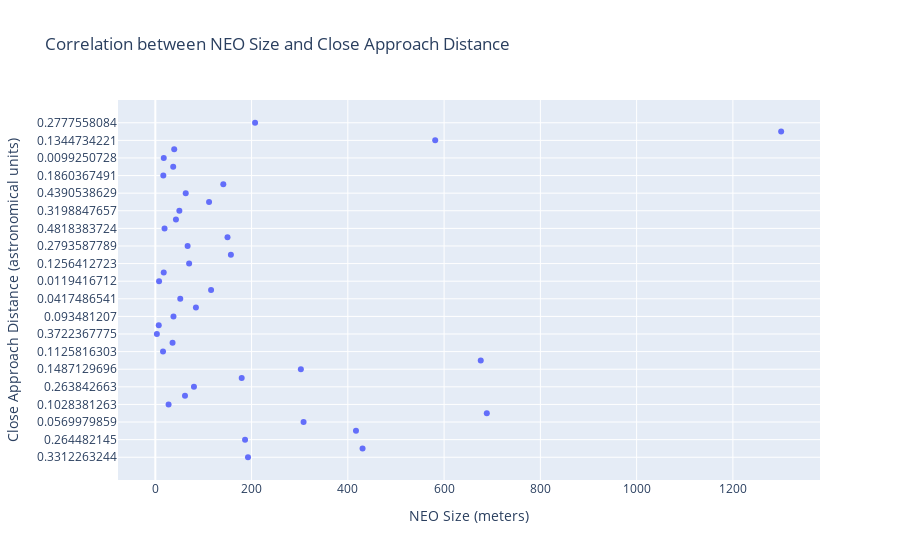

Notebook code for this chart:
### Markdown cell above
### Task 4: Data Visualization Part B

- Create a pie chart of the proportion of hazardous vs non-hazardous NEOs.
- Create a scatter plot of the correlation between NEO size and close approach distance.
- Customize the appearance of your plots (e.g., colors, labels, titles).
- Create interactive visualizations using a library like Plotly. For example, create an interactive scatter plot where you can hover over each point to see more information about the NEO. **Be creative!**

### Code cell
import requests
import time
from datetime import datetime, timedelta
import numpy as np
import matplotlib.pyplot as plt
import seaborn as sns
from getpass import getpass
import plotly.express as px

# Set your NASA API KEY
api_key = getpass()

# Set the start and end dates for the data you want to fetch
start_date = datetime.strptime('2022-01-01', '%Y-%m-%d')
end_date = start_date + timedelta(days=365)  # 1 year later

# Initialize lists and dictionaries
neos_per_week = []
neo_sizes_list = []
hazardous_count = 0
total_neos = 0

# Fetch data from the NASA API 7 days at a time
current_date = start_date
while current_date < end_date:
    next_date = min(current_date + timedelta(days=7), end_date)
    response = requests.get(f'https://api.nasa.gov/neo/rest/v1/feed?start_date={current_date.strftime("%Y-%m-%d")}&end_date={next_date.strftime("%Y-%m-%d")}&api_key={api_key}')
    data = response.json()

    for _, neo_data in data['near_earth_objects'].items():
        for neo in neo_data:
            # Store the number of NEOs per week
            neos_per_week.append(len(neo_data))

            # Extract NEO sizes in meters
            size_info = neo['estimated_diameter']['meters']
            neo_sizes_list.append(size_info['estimated_diameter_min'])
            neo_sizes_list.append(size_info['estimated_diameter_max'])

            # Check if the NEO is potentially hazardous
            is_hazardous = neo['is_potentially_hazardous_asteroid']
            if is_hazardous:
                hazardous_count += 1

            total_neos += 1

    current_date = next_date
    time.sleep(1)  # To avoid hitting the rate limit

# Calculate non-hazardous count
non_hazardous_count = total_neos - hazardous_count

# Pie chart: Proportion of hazardous VS non-hazardous NEOs
labels = ['Hazardous', 'Non-Hazardous']
values = [hazardous_count, non_hazardous_count]

# Plot the pie chart
plt.pie(values, labels=labels, autopct='%1.1f%%', startangle=90)

# Set the plot title
plt.title('Proportion of Hazardous vs Non-Hazardous NEOs')

# Show the plot
plt.show()

# Extract close approach distances
close_approach_distances = []
for _, neo_data in data['near_earth_objects'].items():
    for neo in neo_data:
        close_approach = neo['close_approach_data']
        if close_approach:
            miss_distance = close_approach[0]['miss_distance']
            close_approach_distances.append(miss_distance['astronomical'])

# Create a scatter plot
fig = px.scatter(x=neo_sizes_list[:len(close_approach_distances)], y=close_approach_distances, labels={'x': 'NEO Size (meters)', 'y': 'Close Approach Distance (astronomical units)'}, title='Correlation between NEO Size and Close Approach Distance')
fig.show()

### Figure 1 — Plotly figure (JSON) as saved in the notebook; plotly's stock layout.template omitted (floating-point values rounded to 4 significant figures)
{"data": [{"hovertemplate": "NEO Size (meters)=%{x}<br>Close Approach Distance (astronomical units)=%{y}<extra></extra>", "legendgroup": "", "marker": {"color": "#636efa", "symbol": "circle"}, "mode": "markers", "name": "", "orientation": "h", "showlegend": false, "type": "scatter", "x": [192.6, 430.6, 186.4, 416.9, 308.0, 688.7, 27.58, 61.67, 80.27, 179.5, 302.4, 676.1, 16.02, 35.81, 3.196, 7.146, 37.72, 84.34, 51.83, 115.9, 7.808, 17.46, 70.24, 157.1, 67.07, 150.0, 19.17, 42.86, 49.95, 111.7, 63.18, 141.3, 16.62, 37.16, 17.56, 39.27, 581.5, 1300.0, 207.3], "xaxis": "x", "y": ["0.3312263244", "0.2232885292", "0.264482145", "0.262910326", "0.0569979859", "0.4343374858", "0.1028381263", "0.1826363737", "0.263842663", "0.1657976413", "0.1487129696", "0.4925240707", "0.1125816303", "0.0721617969", "0.3722367775", "0.4667250939", "0.093481207", "0.4498578137", "0.0417486541", "0.076829623", "0.0119416712", "0.305809196", "0.1256412723", "0.0754748505", "0.2793587789", "0.1473845947", "0.4818383724", "0.2239923928", "0.3198847657", "0.286173124", "0.4390538629", "0.4167727113", "0.1860367491", "0.0581961992", "0.0099250728", "0.0109668251", "0.1344734221", "0.0424701269", "0.2777558084"], "yaxis": "y"}], "layout": {"legend": {"tracegroupgap": 0}, "title": {"text": "Correlation between NEO Size and Close Approach Distance"}, "xaxis": {"anchor": "y", "domain": [0, 1], "title": {"text": "NEO Size (meters)"}}, "yaxis": {"anchor": "x", "domain": [0, 1], "title": {"text": "Close Approach Distance (astronomical units)"}}}}
